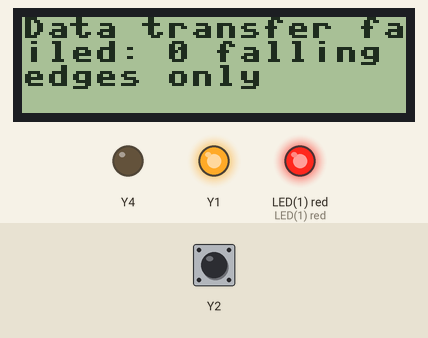
Recording of a program running on a simulated pyboard running MicroPython. On the bench: 128×32 one-colour display, output pins drawn as LEDs (lit = HIGH). The inputs (shaded band) are chosen by the test bench; at power-on: Y2 HIGH. Library files of the repository ran but are not shown: DHT22.py.

Above: at 0.1 s.
Timing chart, 0 to 1.6 s (numbered marks = the images above):
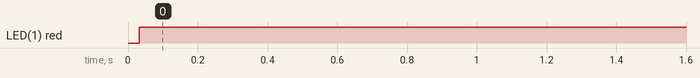

The program:

main.py
```python
import DHT22
import pyb

def measure(led, lcd):
    try:
        (hum, tem) = DHT22.measure()
        if ((hum == 0) and (tem == 0)) or (hum > 100):
            raise ValueError('Invalid data received from sensor')
        lcd.write('\nHumidity: %s%%\n    Temp: %sC\n\n' % (hum, tem))
        led.off()
    except Exception as e:
        lcd.write(str(e) + '\n')
        led.on()

DHT22.init()
lcd = pyb.LCD('X')
lcd.light(True)
led_red = pyb.LED(1) # 1 = Red

while True:
    measure(led_red, lcd)
    pyb.delay(3000)
```

Measured:
- by itself, LED(1) red: LOW → HIGH at 0.03 s
